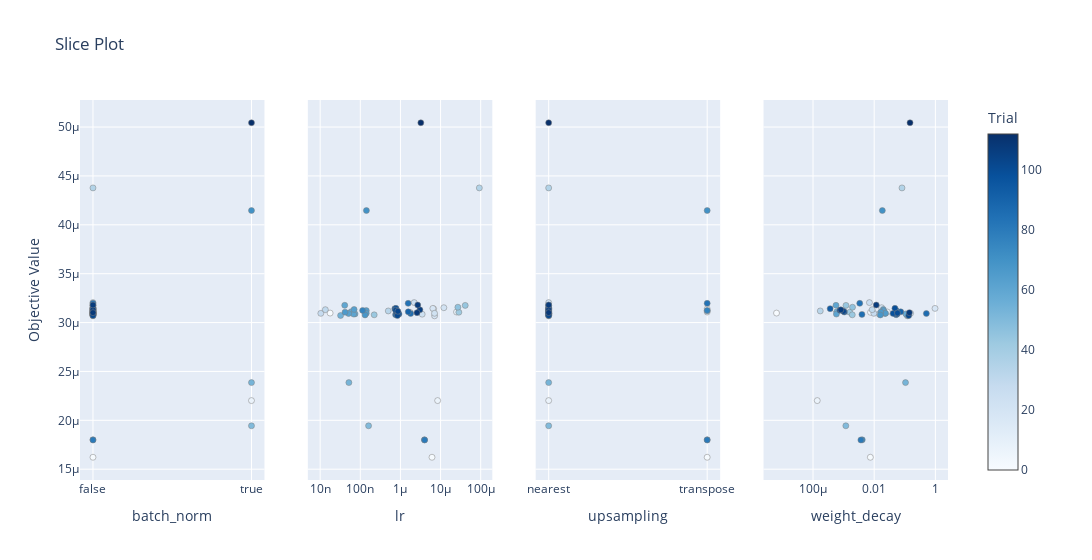

Notebook source saved alongside this figure:
### Code cell
optuna.visualization.plot_slice(inliers)

### Figure 1 — Plotly figure (JSON) as saved in the notebook; plotly's stock layout.template omitted (floating-point values rounded to 4 significant figures)
{"data": [{"marker": {"color": [0, 1, 3, 5, 7, 8, 18, 20, 21, 22, 24, 25, 28, 30, 33, 35, 42, 43, 44, 46, 50, 53, 54, 57, 58, 60, 61, 62, 63, 64, 65, 66, 68, 70, 74, 76, 80, 83, 85, 86, 87, 90, 93, 95, 97, 98, 99, 100, 101, 102, 103, 106, 107, 108, 112], "colorbar": {"title": {"text": "Trial"}, "x": 1, "xpad": 40}, "colorscale": [[0, "rgb(247,251,255)"], [0.125, "rgb(222,235,247)"], [0.25, "rgb(198,219,239)"], [0.375, "rgb(158,202,225)"], [0.5, "rgb(107,174,214)"], [0.625, "rgb(66,146,198)"], [0.75, "rgb(33,113,181)"], [0.875, "rgb(8,81,156)"], [1, "rgb(8,48,107)"]], "line": {"color": "Grey", "width": 0.5}, "showscale": true}, "mode": "markers", "showlegend": false, "type": "scatter", "x": [false, false, false, false, true, false, false, false, false, false, false, false, false, false, false, false, false, false, false, false, true, true, false, false, false, false, false, false, false, false, false, false, false, true, false, false, false, false, false, false, false, false, false, false, false, false, false, false, false, false, false, false, false, false, true], "xaxis": "x", "y": [3.097e-05, 1.622e-05, 3.14e-05, 3.105e-05, 2.202e-05, 3.108e-05, 3.145e-05, 3.069e-05, 3.152e-05, 3.095e-05, 3.086e-05, 3.204e-05, 3.094e-05, 3.132e-05, 3.119e-05, 4.377e-05, 3.106e-05, 3.079e-05, 3.176e-05, 3.157e-05, 1.944e-05, 2.386e-05, 3.072e-05, 3.111e-05, 3.089e-05, 3.176e-05, 3.087e-05, 3.093e-05, 3.134e-05, 3.122e-05, 3.096e-05, 3.107e-05, 3.078e-05, 4.146e-05, 1.8e-05, 3.124e-05, 1.799e-05, 3.197e-05, 3.084e-05, 3.093e-05, 3.08e-05, 3.11e-05, 3.143e-05, 3.108e-05, 3.087e-05, 3.094e-05, 3.146e-05, 3.098e-05, 3.126e-05, 3.071e-05, 3.115e-05, 3.13e-05, 3.179e-05, 3.101e-05, 5.044e-05], "yaxis": "y"}, {"marker": {"color": [0, 1, 3, 5, 7, 8, 18, 20, 21, 22, 24, 25, 28, 30, 33, 35, 42, 43, 44, 46, 50, 53, 54, 57, 58, 60, 61, 62, 63, 64, 65, 66, 68, 70, 74, 76, 80, 83, 85, 86, 87, 90, 93, 95, 97, 98, 99, 100, 101, 102, 103, 106, 107, 108, 112], "colorbar": {"title": {"text": "Trial"}, "x": 1, "xpad": 40}, "colorscale": [[0, "rgb(247,251,255)"], [0.125, "rgb(222,235,247)"], [0.25, "rgb(198,219,239)"], [0.375, "rgb(158,202,225)"], [0.5, "rgb(107,174,214)"], [0.625, "rgb(66,146,198)"], [0.75, "rgb(33,113,181)"], [0.875, "rgb(8,81,156)"], [1, "rgb(8,48,107)"]], "line": {"color": "Grey", "width": 0.5}, "showscale": false}, "mode": "markers", "showlegend": false, "type": "scatter", "x": [1.77e-08, 6.114e-06, 6.741e-06, 1.751e-06, 8.452e-06, 2.499e-05, 6.42e-06, 7.092e-06, 1.207e-05, 7.071e-06, 3.476e-06, 2.201e-06, 1.038e-08, 1.346e-08, 4.975e-07, 9.241e-05, 2.85e-05, 2.218e-07, 4.117e-05, 2.701e-05, 1.607e-07, 5.188e-08, 3.227e-08, 5.916e-08, 7.387e-08, 4.09e-08, 6.827e-08, 5.098e-08, 7.006e-08, 1.409e-07, 1.405e-07, 4.168e-08, 1.312e-07, 1.42e-07, 3.944e-06, 1.141e-07, 4.017e-06, 1.559e-06, 8.219e-07, 1.799e-06, 7.578e-07, 1.565e-06, 7.235e-07, 7.889e-07, 9.205e-07, 7.875e-07, 7.733e-07, 8.109e-07, 7.63e-07, 8.415e-07, 8.639e-07, 3.055e-06, 2.701e-06, 2.588e-06, 3.223e-06], "xaxis": "x2", "y": [3.097e-05, 1.622e-05, 3.14e-05, 3.105e-05, 2.202e-05, 3.108e-05, 3.145e-05, 3.069e-05, 3.152e-05, 3.095e-05, 3.086e-05, 3.204e-05, 3.094e-05, 3.132e-05, 3.119e-05, 4.377e-05, 3.106e-05, 3.079e-05, 3.176e-05, 3.157e-05, 1.944e-05, 2.386e-05, 3.072e-05, 3.111e-05, 3.089e-05, 3.176e-05, 3.087e-05, 3.093e-05, 3.134e-05, 3.122e-05, 3.096e-05, 3.107e-05, 3.078e-05, 4.146e-05, 1.8e-05, 3.124e-05, 1.799e-05, 3.197e-05, 3.084e-05, 3.093e-05, 3.08e-05, 3.11e-05, 3.143e-05, 3.108e-05, 3.087e-05, 3.094e-05, 3.146e-05, 3.098e-05, 3.126e-05, 3.071e-05, 3.115e-05, 3.13e-05, 3.179e-05, 3.101e-05, 5.044e-05], "yaxis": "y2"}, {"marker": {"color": [0, 1, 3, 5, 7, 8, 18, 20, 21, 22, 24, 25, 28, 30, 33, 35, 42, 43, 44, 46, 50, 53, 54, 57, 58, 60, 61, 62, 63, 64, 65, 66, 68, 70, 74, 76, 80, 83, 85, 86, 87, 90, 93, 95, 97, 98, 99, 100, 101, 102, 103, 106, 107, 108, 112], "colorbar": {"title": {"text": "Trial"}, "x": 1, "xpad": 40}, "colorscale": [[0, "rgb(247,251,255)"], [0.125, "rgb(222,235,247)"], [0.25, "rgb(198,219,239)"], [0.375, "rgb(158,202,225)"], [0.5, "rgb(107,174,214)"], [0.625, "rgb(66,146,198)"], [0.75, "rgb(33,113,181)"], [0.875, "rgb(8,81,156)"], [1, "rgb(8,48,107)"]], "line": {"color": "Grey", "width": 0.5}, "showscale": false}, "mode": "markers", "showlegend": false, "type": "scatter", "x": ["nearest", "transpose", "transpose", "nearest", "nearest", "transpose", "nearest", "nearest", "nearest", "nearest", "nearest", "nearest", "nearest", "nearest", "transpose", "nearest", "nearest", "nearest", "nearest", "nearest", "nearest", "nearest", "nearest", "nearest", "nearest", "nearest", "nearest", "nearest", "nearest", "nearest", "nearest", "nearest", "nearest", "transpose", "transpose", "transpose", "transpose", "transpose", "nearest", "nearest", "nearest", "nearest", "nearest", "nearest", "nearest", "nearest", "nearest", "nearest", "nearest", "nearest", "nearest", "nearest", "nearest", "nearest", "nearest"], "xaxis": "x3", "y": [3.097e-05, 1.622e-05, 3.14e-05, 3.105e-05, 2.202e-05, 3.108e-05, 3.145e-05, 3.069e-05, 3.152e-05, 3.095e-05, 3.086e-05, 3.204e-05, 3.094e-05, 3.132e-05, 3.119e-05, 4.377e-05, 3.106e-05, 3.079e-05, 3.176e-05, 3.157e-05, 1.944e-05, 2.386e-05, 3.072e-05, 3.111e-05, 3.089e-05, 3.176e-05, 3.087e-05, 3.093e-05, 3.134e-05, 3.122e-05, 3.096e-05, 3.107e-05, 3.078e-05, 4.146e-05, 1.8e-05, 3.124e-05, 1.799e-05, 3.197e-05, 3.084e-05, 3.093e-05, 3.08e-05, 3.11e-05, 3.143e-05, 3.108e-05, 3.087e-05, 3.094e-05, 3.146e-05, 3.098e-05, 3.126e-05, 3.071e-05, 3.115e-05, 3.13e-05, 3.179e-05, 3.101e-05, 5.044e-05], "yaxis": "y3"}, {"marker": {"color": [0, 1, 3, 5, 7, 8, 18, 20, 21, 22, 24, 25, 28, 30, 33, 35, 42, 43, 44, 46, 50, 53, 54, 57, 58, 60, 61, 62, 63, 64, 65, 66, 68, 70, 74, 76, 80, 83, 85, 86, 87, 90, 93, 95, 97, 98, 99, 100, 101, 102, 103, 106, 107, 108, 112], "colorbar": {"title": {"text": "Trial"}, "x": 1, "xpad": 40}, "colorscale": [[0, "rgb(247,251,255)"], [0.125, "rgb(222,235,247)"], [0.25, "rgb(198,219,239)"], [0.375, "rgb(158,202,225)"], [0.5, "rgb(107,174,214)"], [0.625, "rgb(66,146,198)"], [0.75, "rgb(33,113,181)"], [0.875, "rgb(8,81,156)"], [1, "rgb(8,48,107)"]], "line": {"color": "Grey", "width": 0.5}, "showscale": false}, "mode": "markers", "showlegend": false, "type": "scatter", "x": [6.421e-06, 0.007491, 0.0005246, 0.0076, 0.0001377, 0.02715, 0.9746, 0.122, 0.01756, 0.1553, 0.0146, 0.006994, 0.009771, 0.008607, 0.0001729, 0.08101, 0.001591, 0.001922, 0.001196, 0.001957, 0.001184, 0.1057, 0.123, 0.0006006, 0.1092, 0.0005641, 0.0005819, 0.02278, 0.01984, 0.02007, 0.0234, 0.01642, 0.0159, 0.01847, 0.004067, 0.05323, 0.003675, 0.003369, 0.00398, 0.5072, 0.05222, 0.07385, 0.000364, 0.001058, 0.05606, 0.04152, 0.04766, 0.05763, 0.0007578, 0.1344, 0.0009908, 0.0008138, 0.01169, 0.1411, 0.1484], "xaxis": "x4", "y": [3.097e-05, 1.622e-05, 3.14e-05, 3.105e-05, 2.202e-05, 3.108e-05, 3.145e-05, 3.069e-05, 3.152e-05, 3.095e-05, 3.086e-05, 3.204e-05, 3.094e-05, 3.132e-05, 3.119e-05, 4.377e-05, 3.106e-05, 3.079e-05, 3.176e-05, 3.157e-05, 1.944e-05, 2.386e-05, 3.072e-05, 3.111e-05, 3.089e-05, 3.176e-05, 3.087e-05, 3.093e-05, 3.134e-05, 3.122e-05, 3.096e-05, 3.107e-05, 3.078e-05, 4.146e-05, 1.8e-05, 3.124e-05, 1.799e-05, 3.197e-05, 3.084e-05, 3.093e-05, 3.08e-05, 3.11e-05, 3.143e-05, 3.108e-05, 3.087e-05, 3.094e-05, 3.146e-05, 3.098e-05, 3.126e-05, 3.071e-05, 3.115e-05, 3.13e-05, 3.179e-05, 3.101e-05, 5.044e-05], "yaxis": "y4"}], "layout": {"title": {"text": "Slice Plot"}, "width": 1200, "xaxis": {"anchor": "y", "domain": [0, 0.2125], "title": {"text": "batch_norm"}}, "xaxis2": {"anchor": "y2", "domain": [0.2625, 0.475], "title": {"text": "lr"}, "type": "log"}, "xaxis3": {"anchor": "y3", "domain": [0.525, 0.7375], "title": {"text": "upsampling"}}, "xaxis4": {"anchor": "y4", "domain": [0.7875, 1], "title": {"text": "weight_decay"}, "type": "log"}, "yaxis": {"anchor": "x", "domain": [0, 1], "title": {"text": "Objective Value"}}, "yaxis2": {"anchor": "x2", "domain": [0, 1], "matches": "y", "showticklabels": false}, "yaxis3": {"anchor": "x3", "domain": [0, 1], "matches": "y", "showticklabels": false}, "yaxis4": {"anchor": "x4", "domain": [0, 1], "matches": "y", "showticklabels": false}}}
